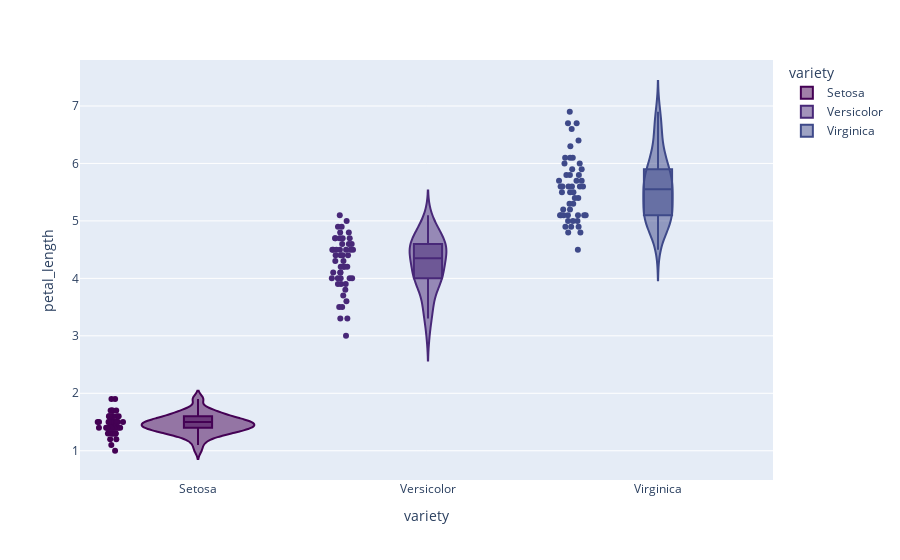

Notebook source saved alongside this figure:
### Code cell
fig = px.violin(df, 
            x='variety', 
            y='petal_length',
            color='variety',
            color_discrete_sequence= px.colors.sequential.Viridis,
            box=True,
            points='all')

fig.show()

### Figure 1 — Plotly figure (JSON) as saved in the notebook; plotly's stock layout.template omitted (floating-point values rounded to 4 significant figures)
{"data": [{"alignmentgroup": "True", "box": {"visible": true}, "hovertemplate": "variety=%{x}<br>petal_length=%{y}<extra></extra>", "legendgroup": "Setosa", "marker": {"color": "#440154"}, "name": "Setosa", "offsetgroup": "Setosa", "orientation": "v", "points": "all", "scalegroup": "True", "showlegend": true, "type": "violin", "x": ["Setosa", "Setosa", "Setosa", "Setosa", "Setosa", "Setosa", "Setosa", "Setosa", "Setosa", "Setosa", "Setosa", "Setosa", "Setosa", "Setosa", "Setosa", "Setosa", "Setosa", "Setosa", "Setosa", "Setosa", "Setosa", "Setosa", "Setosa", "Setosa", "Setosa", "Setosa", "Setosa", "Setosa", "Setosa", "Setosa", "Setosa", "Setosa", "Setosa", "Setosa", "Setosa", "Setosa", "Setosa", "Setosa", "Setosa", "Setosa", "Setosa", "Setosa", "Setosa", "Setosa", "Setosa", "Setosa", "Setosa", "Setosa", "Setosa", "Setosa"], "x0": " ", "xaxis": "x", "y": [1.4, 1.4, 1.3, 1.5, 1.4, 1.7, 1.4, 1.5, 1.4, 1.5, 1.5, 1.6, 1.4, 1.1, 1.2, 1.5, 1.3, 1.4, 1.7, 1.5, 1.7, 1.5, 1, 1.7, 1.9, 1.6, 1.6, 1.5, 1.4, 1.6, 1.6, 1.5, 1.5, 1.4, 1.5, 1.2, 1.3, 1.4, 1.3, 1.5, 1.3, 1.3, 1.3, 1.6, 1.9, 1.4, 1.6, 1.4, 1.5, 1.4], "y0": " ", "yaxis": "y"}, {"alignmentgroup": "True", "box": {"visible": true}, "hovertemplate": "variety=%{x}<br>petal_length=%{y}<extra></extra>", "legendgroup": "Versicolor", "marker": {"color": "#482878"}, "name": "Versicolor", "offsetgroup": "Versicolor", "orientation": "v", "points": "all", "scalegroup": "True", "showlegend": true, "type": "violin", "x": ["Versicolor", "Versicolor", "Versicolor", "Versicolor", "Versicolor", "Versicolor", "Versicolor", "Versicolor", "Versicolor", "Versicolor", "Versicolor", "Versicolor", "Versicolor", "Versicolor", "Versicolor", "Versicolor", "Versicolor", "Versicolor", "Versicolor", "Versicolor", "Versicolor", "Versicolor", "Versicolor", "Versicolor", "Versicolor", "Versicolor", "Versicolor", "Versicolor", "Versicolor", "Versicolor", "Versicolor", "Versicolor", "Versicolor", "Versicolor", "Versicolor", "Versicolor", "Versicolor", "Versicolor", "Versicolor", "Versicolor", "Versicolor", "Versicolor", "Versicolor", "Versicolor", "Versicolor", "Versicolor", "Versicolor", "Versicolor", "Versicolor", "Versicolor"], "x0": " ", "xaxis": "x", "y": [4.7, 4.5, 4.9, 4, 4.6, 4.5, 4.7, 3.3, 4.6, 3.9, 3.5, 4.2, 4, 4.7, 3.6, 4.4, 4.5, 4.1, 4.5, 3.9, 4.8, 4, 4.9, 4.7, 4.3, 4.4, 4.8, 5, 4.5, 3.5, 3.8, 3.7, 3.9, 5.1, 4.5, 4.5, 4.7, 4.4, 4.1, 4, 4.4, 4.6, 4, 3.3, 4.2, 4.2, 4.2, 4.3, 3, 4.1], "y0": " ", "yaxis": "y"}, {"alignmentgroup": "True", "box": {"visible": true}, "hovertemplate": "variety=%{x}<br>petal_length=%{y}<extra></extra>", "legendgroup": "Virginica", "marker": {"color": "#3e4989"}, "name": "Virginica", "offsetgroup": "Virginica", "orientation": "v", "points": "all", "scalegroup": "True", "showlegend": true, "type": "violin", "x": ["Virginica", "Virginica", "Virginica", "Virginica", "Virginica", "Virginica", "Virginica", "Virginica", "Virginica", "Virginica", "Virginica", "Virginica", "Virginica", "Virginica", "Virginica", "Virginica", "Virginica", "Virginica", "Virginica", "Virginica", "Virginica", "Virginica", "Virginica", "Virginica", "Virginica", "Virginica", "Virginica", "Virginica", "Virginica", "Virginica", "Virginica", "Virginica", "Virginica", "Virginica", "Virginica", "Virginica", "Virginica", "Virginica", "Virginica", "Virginica", "Virginica", "Virginica", "Virginica", "Virginica", "Virginica", "Virginica", "Virginica", "Virginica", "Virginica", "Virginica"], "x0": " ", "xaxis": "x", "y": [6, 5.1, 5.9, 5.6, 5.8, 6.6, 4.5, 6.3, 5.8, 6.1, 5.1, 5.3, 5.5, 5, 5.1, 5.3, 5.5, 6.7, 6.9, 5, 5.7, 4.9, 6.7, 4.9, 5.7, 6, 4.8, 4.9, 5.6, 5.8, 6.1, 6.4, 5.6, 5.1, 5.6, 6.1, 5.6, 5.5, 4.8, 5.4, 5.6, 5.1, 5.1, 5.9, 5.7, 5.2, 5, 5.2, 5.4, 5.1], "y0": " ", "yaxis": "y"}], "layout": {"legend": {"title": {"text": "variety"}, "tracegroupgap": 0}, "margin": {"t": 60}, "violinmode": "overlay", "xaxis": {"anchor": "y", "categoryarray": ["Setosa", "Versicolor", "Virginica"], "categoryorder": "array", "domain": [0, 1], "title": {"text": "variety"}}, "yaxis": {"anchor": "x", "domain": [0, 1], "title": {"text": "petal_length"}}}}
